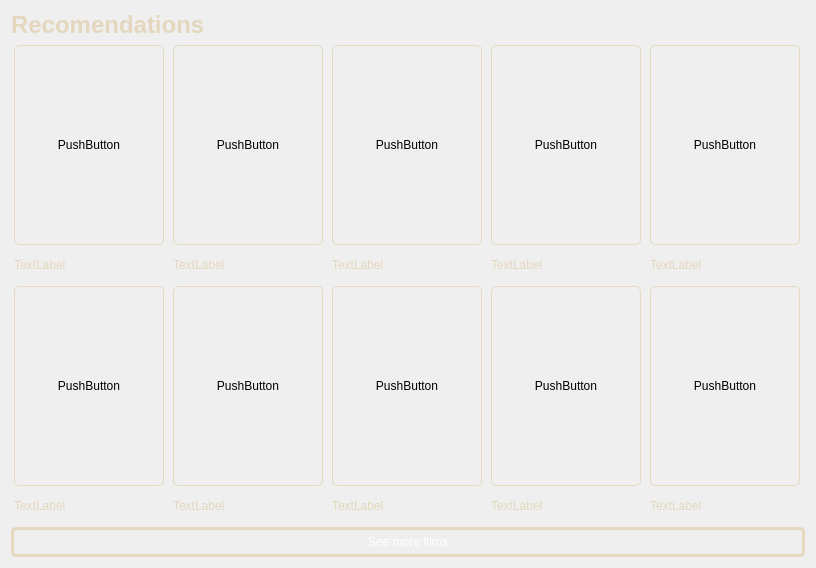
          <widget class="QWidget" name="scrollAreaWidgetContents_4">
           <property name="geometry">
            <rect>
             <x>0</x>
             <y>0</y>
             <width>816</width>
             <height>568</height>
            </rect>
           </property>
           <layout class="QVBoxLayout" name="verticalLayout_14">
            <item>
             <layout class="QVBoxLayout" name="verticalLayout_12">
              <item>
               <widget class="QLabel" name="label_45">
                <property name="styleSheet">
                 <string notr="true">background-color: rgba(255, 255, 255, 0);
</string>
                </property>
                <property name="text">
                 <string>&lt;html&gt;&lt;head/&gt;&lt;body&gt;&lt;p&gt;&lt;span style=&quot; font-size:18pt; font-weight:700; color:#e4d7be;&quot;&gt;Recomendations&lt;/span&gt;&lt;/p&gt;&lt;/body&gt;&lt;/html&gt;</string>
                </property>
               </widget>
              </item>
             </layout>
            </item>
            <item>
             <layout class="QGridLayout" name="gridLayout_8">
              <item row="1" column="1">
               <widget class="QLabel" name="label_40">
                <property name="styleSheet">
                 <string notr="true">background-color: rgba(255, 255, 255, 0);
</string>
                </property>
                <property name="text">
                 <string>&lt;html&gt;&lt;head/&gt;&lt;body&gt;&lt;p&gt;&lt;span style=&quot; color:#e4d7be;&quot;&gt;TextLabel&lt;/span&gt;&lt;/p&gt;&lt;/body&gt;&lt;/html&gt;</string>
                </property>
               </widget>
              </item>
              <item row="0" column="0">
               <widget class="QPushButton" name="pushButton_39">
                <property name="sizePolicy">
                 <sizepolicy hsizetype="Fixed" vsizetype="Fixed">
                  <horstretch>150</horstretch>
                  <verstretch>200</verstretch>
                 </sizepolicy>
                </property>
                <property name="minimumSize">
                 <size>
                  <width>150</width>
                  <height>200</height>
                 </size>
                </property>
                <property name="styleSheet">
                 <string notr="true">border: 1px solid rgb(229, 217, 190);
border-radius: 5px;
padding: 5px;</string>
                </property>
                <property name="text">
                 <string>PushButton</string>
                </property>
               </widget>
              </item>
              <item row="0" column="6">
               <widget class="QPushButton" name="pushButton_40">
                <property name="sizePolicy">
                 <sizepolicy hsizetype="Fixed" vsizetype="Fixed">
                  <horstretch>150</horstretch>
                  <verstretch>200</verstretch>
                 </sizepolicy>
                </property>
                <property name="minimumSize">
                 <size>
                  <width>150</width>
                  <height>200</height>
                 </size>
                </property>
                <property name="styleSheet">
                 <string notr="true">border: 1px solid rgb(229, 217, 190);
border-radius: 5px;
padding: 5px;</string>
                </property>
                <property name="text">
                 <string>PushButton</string>
                </property>
               </widget>
              </item>
              <item row="1" column="0">
               <widget class="QLabel" name="label_41">
                <property name="styleSheet">
                 <string notr="true">background-color: rgba(255, 255, 255, 0);
</string>
                </property>
                <property name="text">
                 <string>&lt;html&gt;&lt;head/&gt;&lt;body&gt;&lt;p&gt;&lt;span style=&quot; color:#e4d7be;&quot;&gt;TextLabel&lt;/span&gt;&lt;/p&gt;&lt;/body&gt;&lt;/html&gt;</string>
                </property>
               </widget>
              </item>
              <item row="0" column="1">
               <widget class="QPushButton" name="pushButton_41">
                <property name="sizePolicy">
                 <sizepolicy hsizetype="Fixed" vsizetype="Fixed">
                  <horstretch>150</horstretch>
                  <verstretch>200</verstretch>
                 </sizepolicy>
                </property>
                <property name="minimumSize">
                 <size>
                  <width>150</width>
                  <height>200</height>
                 </size>
                </property>
                <property name="styleSheet">
                 <string notr="true">border: 1px solid rgb(229, 217, 190);
border-radius: 5px;
padding: 5px;</string>
                </property>
                <property name="text">
                 <string>PushButton</string>
                </property>
               </widget>
              </item>
              <item row="1" column="3">
               <widget class="QLabel" name="label_42">
                <property name="styleSheet">
                 <string notr="true">background-color: rgba(255, 255, 255, 0);
</string>
                </property>
                <property name="text">
                 <string>&lt;html&gt;&lt;head/&gt;&lt;body&gt;&lt;p&gt;&lt;span style=&quot; color:#e4d7be;&quot;&gt;TextLabel&lt;/span&gt;&lt;/p&gt;&lt;/body&gt;&lt;/html&gt;</string>
                </property>
               </widget>
              </item>
              <item row="0" column="4">
               <widget class="QPushButton" name="pushButton_42">
                <property name="sizePolicy">
                 <sizepolicy hsizetype="Fixed" vsizetype="Fixed">
                  <horstretch>150</horstretch>
                  <verstretch>200</verstretch>
                 </sizepolicy>
                </property>
                <property name="minimumSize">
                 <size>
                  <width>150</width>
                  <height>200</height>
                 </size>
                </property>
                <property name="styleSheet">
                 <string notr="true">border: 1px solid rgb(229, 217, 190);
border-radius: 5px;
padding: 5px;</string>
                </property>
                <property name="text">
                 <string>PushButton</string>
                </property>
               </widget>
              </item>
              <item row="1" column="4">
               <widget class="QLabel" name="label_43">
                <property name="styleSheet">
                 <string notr="true">background-color: rgba(255, 255, 255, 0);
</string>
                </property>
                <property name="text">
                 <string>&lt;html&gt;&lt;head/&gt;&lt;body&gt;&lt;p&gt;&lt;span style=&quot; color:#e4d7be;&quot;&gt;TextLabel&lt;/span&gt;&lt;/p&gt;&lt;/body&gt;&lt;/html&gt;</string>
                </property>
               </widget>
              </item>
              <item row="0" column="3">
               <widget class="QPushButton" name="pushButton_43">
                <property name="sizePolicy">
                 <sizepolicy hsizetype="Fixed" vsizetype="Fixed">
                  <horstretch>150</horstretch>
                  <verstretch>200</verstretch>
                 </sizepolicy>
                </property>
                <property name="minimumSize">
                 <size>
                  <width>150</width>
                  <height>200</height>
                 </size>
                </property>
                <property name="styleSheet">
                 <string notr="true">border: 1px solid rgb(229, 217, 190);
border-radius: 5px;
padding: 5px;</string>
                </property>
                <property name="text">
                 <string>PushButton</string>
                </property>
               </widget>
              </item>
              <item row="1" column="6">
               <widget class="QLabel" name="label_44">
                <property name="styleSheet">
                 <string notr="true">background-color: rgba(255, 255, 255, 0);
</string>
                </property>
                <property name="text">
                 <string>&lt;html&gt;&lt;head/&gt;&lt;body&gt;&lt;p&gt;&lt;span style=&quot; color:#e4d7be;&quot;&gt;TextLabel&lt;/span&gt;&lt;/p&gt;&lt;/body&gt;&lt;/html&gt;</string>
                </property>
               </widget>
              </item>
             </layout>
            </item>
            <item>
             <layout class="QGridLayout" name="gridLayout_2">
              <item row="1" column="1">
               <widget class="QLabel" name="label_36">
                <property name="styleSheet">
                 <string notr="true">background-color: rgba(255, 255, 255, 0);
</string>
                </property>
                <property name="text">
                 <string>&lt;html&gt;&lt;head/&gt;&lt;body&gt;&lt;p&gt;&lt;span style=&quot; color:#e4d7be;&quot;&gt;TextLabel&lt;/span&gt;&lt;/p&gt;&lt;/body&gt;&lt;/html&gt;</string>
                </property>
               </widget>
              </item>
              <item row="0" column="0">
               <widget class="QPushButton" name="pushButton_32">
                <property name="sizePolicy">
                 <sizepolicy hsizetype="Fixed" vsizetype="Fixed">
                  <horstretch>150</horstretch>
                  <verstretch>200</verstretch>
                 </sizepolicy>
                </property>
                <property name="minimumSize">
                 <size>
                  <width>150</width>
                  <height>200</height>
                 </size>
                </property>
                <property name="styleSheet">
                 <string notr="true">border: 1px solid rgb(229, 217, 190);
border-radius: 5px;
padding: 5px;</string>
                </property>
                <property name="text">
                 <string>PushButton</string>
                </property>
               </widget>
              </item>
              <item row="0" column="6">
               <widget class="QPushButton" name="pushButton_33">
                <property name="sizePolicy">
                 <sizepolicy hsizetype="Fixed" vsizetype="Fixed">
                  <horstretch>150</horstretch>
                  <verstretch>200</verstretch>
                 </sizepolicy>
                </property>
                <property name="minimumSize">
                 <size>
                  <width>150</width>
                  <height>200</height>
                 </size>
                </property>
                <property name="styleSheet">
                 <string notr="true">border: 1px solid rgb(229, 217, 190);
border-radius: 5px;
padding: 5px;</string>
                </property>
                <property name="text">
                 <string>PushButton</string>
                </property>
               </widget>
              </item>
              <item row="1" column="0">
               <widget class="QLabel" name="label_35">
                <property name="styleSheet">
                 <string notr="true">background-color: rgba(255, 255, 255, 0);
</string>
                </property>
                <property name="text">
                 <string>&lt;html&gt;&lt;head/&gt;&lt;body&gt;&lt;p&gt;&lt;span style=&quot; color:#e4d7be;&quot;&gt;TextLabel&lt;/span&gt;&lt;/p&gt;&lt;/body&gt;&lt;/html&gt;</string>
                </property>
               </widget>
              </item>
              <item row="0" column="1">
               <widget class="QPushButton" name="pushButton_38">
                <property name="sizePolicy">
                 <sizepolicy hsizetype="Fixed" vsizetype="Fixed">
                  <horstretch>150</horstretch>
                  <verstretch>200</verstretch>
                 </sizepolicy>
                </property>
                <property name="minimumSize">
                 <size>
                  <width>150</width>
                  <height>200</height>
                 </size>
                </property>
                <property name="styleSheet">
                 <string notr="true">border: 1px solid rgb(229, 217, 190);
border-radius: 5px;
padding: 5px;</string>
                </property>
                <property name="text">
                 <string>PushButton</string>
                </property>
               </widget>
              </item>
              <item row="1" column="3">
               <widget class="QLabel" name="label_37">
                <property name="styleSheet">
                 <string notr="true">background-color: rgba(255, 255, 255, 0);
</string>
                </property>
                <property name="text">
                 <string>&lt;html&gt;&lt;head/&gt;&lt;body&gt;&lt;p&gt;&lt;span style=&quot; color:#e4d7be;&quot;&gt;TextLabel&lt;/span&gt;&lt;/p&gt;&lt;/body&gt;&lt;/html&gt;</string>
                </property>
               </widget>
              </item>
              <item row="0" column="4">
               <widget class="QPushButton" name="pushButton_34">
                <property name="sizePolicy">
                 <sizepolicy hsizetype="Fixed" vsizetype="Fixed">
                  <horstretch>150</horstretch>
                  <verstretch>200</verstretch>
                 </sizepolicy>
                </property>
                <property name="minimumSize">
                 <size>
                  <width>150</width>
                  <height>200</height>
                 </size>
                </property>
                <property name="styleSheet">
                 <string notr="true">border: 1px solid rgb(229, 217, 190);
border-radius: 5px;
padding: 5px;</string>
                </property>
                <property name="text">
                 <string>PushButton</string>
                </property>
               </widget>
              </item>
              <item row="1" column="4">
               <widget class="QLabel" name="label_38">
                <property name="styleSheet">
                 <string notr="true">background-color: rgba(255, 255, 255, 0);
</string>
                </property>
                <property name="text">
                 <string>&lt;html&gt;&lt;head/&gt;&lt;body&gt;&lt;p&gt;&lt;span style=&quot; color:#e4d7be;&quot;&gt;TextLabel&lt;/span&gt;&lt;/p&gt;&lt;/body&gt;&lt;/html&gt;</string>
                </property>
               </widget>
              </item>
              <item row="0" column="3">
               <widget class="QPushButton" name="pushButton_37">
                <property name="sizePolicy">
                 <sizepolicy hsizetype="Fixed" vsizetype="Fixed">
                  <horstretch>150</horstretch>
                  <verstretch>200</verstretch>
                 </sizepolicy>
                </property>
                <property name="minimumSize">
                 <size>
                  <width>150</width>
                  <height>200</height>
                 </size>
                </property>
                <property name="styleSheet">
                 <string notr="true">border: 1px solid rgb(229, 217, 190);
border-radius: 5px;
padding: 5px;</string>
                </property>
                <property name="text">
                 <string>PushButton</string>
                </property>
               </widget>
              </item>
              <item row="1" column="6">
               <widget class="QLabel" name="label_39">
                <property name="styleSheet">
                 <string notr="true">background-color: rgba(255, 255, 255, 0);
</string>
                </property>
                <property name="text">
                 <string>&lt;html&gt;&lt;head/&gt;&lt;body&gt;&lt;p&gt;&lt;span style=&quot; color:#e4d7be;&quot;&gt;TextLabel&lt;/span&gt;&lt;/p&gt;&lt;/body&gt;&lt;/html&gt;</string>
                </property>
               </widget>
              </item>
             </layout>
            </item>
            <item>
             <layout class="QVBoxLayout" name="verticalLayout_13">
              <item>
               <widget class="QPushButton" name="FilmsButton1">
                <property name="styleSheet">
                 <string notr="true">border: 3px solid rgb(229, 217, 190);
border-radius: 5px;
padding: 5px;

color:white</string>
                </property>
                <property name="text">
                 <string>See more films</string>
                </property>
               </widget>
              </item>
             </layout>
            </item>
           </layout>
          </widget>
